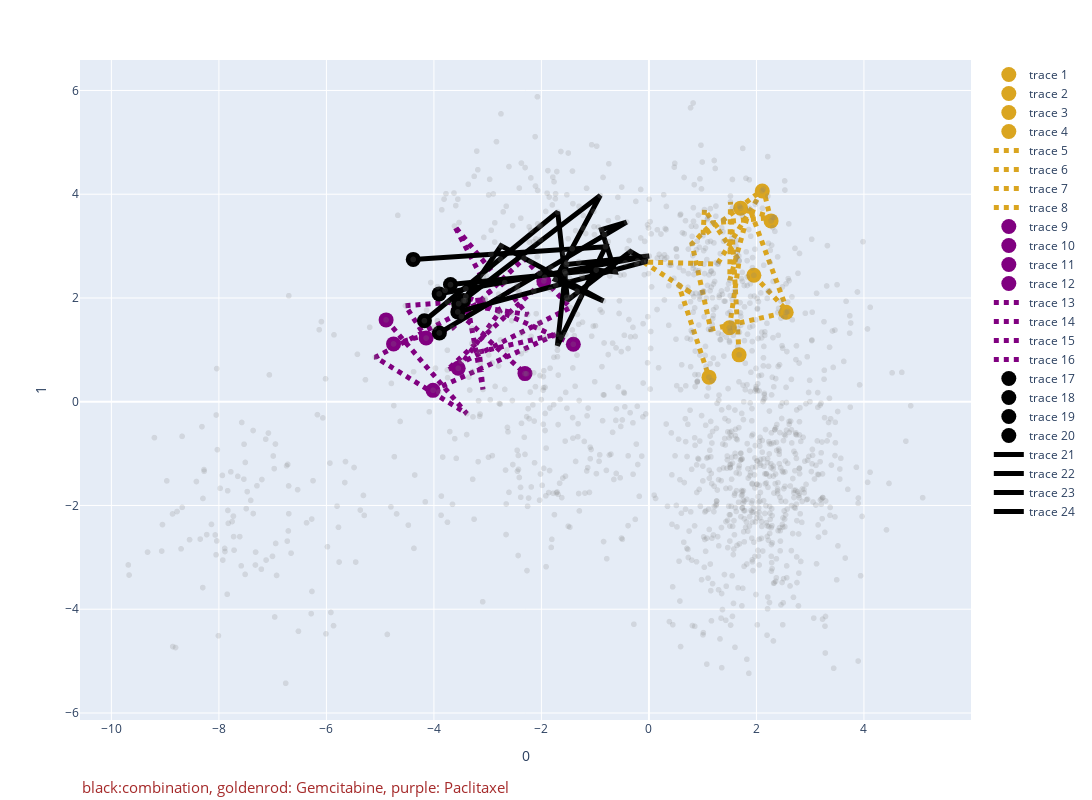

Notebook code for this chart:
### Markdown cell above
## prediction and confidence scores

### Code cell
oneclick_plot_a_set(9)

### Figure 1 — Plotly figure (JSON) as saved in the notebook; plotly's stock layout.template omitted (floating-point values rounded to 4 significant figures; data arrays with more than 128 entries replaced by an {"elided": "..."} marker saying what was removed)
{"data": [{"hovertemplate": "0=%{x}<br>1=%{y}<extra></extra>", "legendgroup": "", "marker": {"color": "grey", "opacity": 0.2, "symbol": "circle"}, "mode": "markers", "name": "", "showlegend": false, "type": "scattergl", "x": {"elided": "1416 float values"}, "xaxis": "x", "y": {"elided": "1416 float values"}, "yaxis": "y"}, {"line": {"color": "goldenrod"}, "marker": {"size": 15}, "mode": "markers", "type": "scatter", "x": [1.952, 1.677], "y": [2.437, 0.904]}, {"line": {"color": "goldenrod"}, "marker": {"size": 15}, "mode": "markers", "type": "scatter", "x": [1.706, 2.554], "y": [3.732, 1.724]}, {"line": {"color": "goldenrod"}, "marker": {"size": 15}, "mode": "markers", "type": "scatter", "x": [2.108, 1.117], "y": [4.063, 0.4739]}, {"line": {"color": "goldenrod"}, "marker": {"size": 15}, "mode": "markers", "type": "scatter", "x": [2.272, 1.498], "y": [3.486, 1.426]}, {"line": {"color": "goldenrod", "dash": "dot", "width": 5}, "mode": "lines", "type": "scatter", "x": [1.952, 2.58, 1.874, 1.505, 1.517, 1.677], "y": [2.437, 1.738, 3.728, 2.343, 3.852, 0.904]}, {"line": {"color": "goldenrod", "dash": "dot", "width": 5}, "mode": "lines", "type": "scatter", "x": [1.706, 2.3, 1.179, 0.8008, 1.15, 2.554], "y": [3.732, 3.553, 3.446, 3.044, 1.395, 1.724]}, {"line": {"color": "goldenrod", "dash": "dot", "width": 5}, "mode": "lines", "type": "scatter", "x": [2.108, 1.274, -0.1046, 0.808, 0.5573, 1.117], "y": [4.063, 2.655, 2.693, 2.085, 2.238, 0.4739]}, {"line": {"color": "goldenrod", "dash": "dot", "width": 5}, "mode": "lines", "type": "scatter", "x": [2.272, 2.13, 1.005, 1.033, 1.679, 1.498], "y": [3.486, 4.1, 3.199, 3.704, 2.721, 1.426]}, {"line": {"color": "purple"}, "marker": {"size": 15}, "mode": "markers", "type": "scatter", "x": [-3.549, -2.306], "y": [0.6439, 0.5418]}, {"line": {"color": "purple"}, "marker": {"size": 15}, "mode": "markers", "type": "scatter", "x": [-4.751, -1.956], "y": [1.114, 2.328]}, {"line": {"color": "purple"}, "marker": {"size": 15}, "mode": "markers", "type": "scatter", "x": [-4.89, -4.145], "y": [1.577, 1.227]}, {"line": {"color": "purple"}, "marker": {"size": 15}, "mode": "markers", "type": "scatter", "x": [-4.017, -1.406], "y": [0.2197, 1.108]}, {"line": {"color": "purple", "dash": "dot", "width": 5}, "mode": "lines", "type": "scatter", "x": [-3.549, -2.773, -3.617, -2.257, -3.748, -2.306], "y": [0.6439, 1.736, 3.387, 1.68, 1.919, 0.5418]}, {"line": {"color": "purple", "dash": "dot", "width": 5}, "mode": "lines", "type": "scatter", "x": [-4.751, -3.654, -2.323, -1.463, -3.751, -1.956], "y": [1.114, 1.422, 2.766, 1.815, 0.6131, 2.328]}, {"line": {"color": "purple", "dash": "dot", "width": 5}, "mode": "lines", "type": "scatter", "x": [-4.89, -3.388, -5.089, -3.047, -4.529, -4.145], "y": [1.577, -0.2294, 0.8584, 1.968, 1.851, 1.227]}, {"line": {"color": "purple", "dash": "dot", "width": 5}, "mode": "lines", "type": "scatter", "x": [-4.017, -1.719, -3.156, -3.087, -3.406, -1.406], "y": [0.2197, 1.3, 0.9585, 0.2363, 2.028, 1.108]}, {"line": {"color": "black"}, "marker": {"size": 15}, "mode": "markers", "type": "scatter", "x": [-3.902, -4.385], "y": [2.078, 2.743]}, {"line": {"color": "black"}, "marker": {"size": 15}, "mode": "markers", "type": "scatter", "x": [-3.898, -3.692], "y": [1.326, 2.258]}, {"line": {"color": "black"}, "marker": {"size": 15}, "mode": "markers", "type": "scatter", "x": [-3.556, -4.176], "y": [1.731, 1.562]}, {"line": {"color": "black"}, "marker": {"size": 15}, "mode": "markers", "type": "scatter", "x": [-3.449, -3.54], "y": [1.95, 1.89]}, {"line": {"color": "black", "width": 5}, "mode": "lines", "type": "scatter", "x": [-3.902, 0.00553, -1.538, -1.703, -0.8076, -4.385], "y": [2.078, 2.807, 2.646, 1.082, 2.987, 2.743]}, {"line": {"color": "black", "width": 5}, "mode": "lines", "type": "scatter", "x": [-3.898, -0.4157, -0.8835, -0.6282, -0.9817, -3.692], "y": [1.326, 3.464, 3.316, 2.501, 2.539, 2.258]}, {"line": {"color": "black", "width": 5}, "mode": "lines", "type": "scatter", "x": [-3.556, -0.03788, -0.3442, -1.513, -1.698, -4.176], "y": [1.731, 2.708, 2.897, 1.956, 3.657, 1.562]}, {"line": {"color": "black", "width": 5}, "mode": "lines", "type": "scatter", "x": [-3.449, -2.751, -0.8465, -1.742, -0.9068, -3.54], "y": [1.95, 3.007, 1.944, 2.355, 3.973, 1.89]}], "layout": {"annotations": [{"font": {"color": "brown", "size": 15}, "showarrow": false, "text": "black:combination, goldenrod: Gemcitabine, purple: Paclitaxel", "textangle": 0, "x": 0, "xanchor": "left", "xref": "paper", "y": -0.12, "yref": "paper"}], "height": 800, "legend": {"tracegroupgap": 0}, "margin": {"t": 60}, "width": 1200, "xaxis": {"anchor": "y", "domain": [0, 1], "title": {"text": "0"}}, "yaxis": {"anchor": "x", "domain": [0, 1], "title": {"text": "1"}}}}
